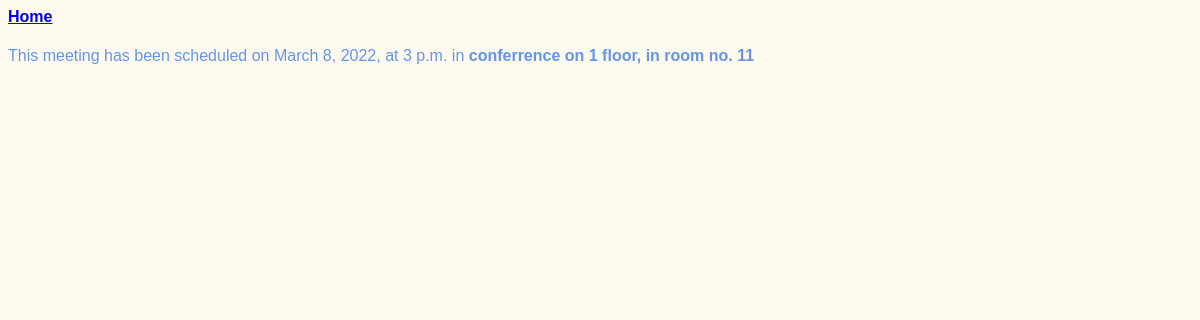
/meetings/3, run on the app's committed database.
### meetings/models.py (models this page shows, shortened)
class Meetings(models.Model):
    title = models.CharField(max_length = 200)
    date = models.DateField()
    start_time = models.TimeField(default = time(9))
    duration = models.IntegerField(default=1)
    room = models.ForeignKey(Room, on_delete=models.CASCADE)

class Room(models.Model):
    name = models.CharField(max_length = 50)
    floor = models.IntegerField(default=0)
    room_number = models.IntegerField(default=0)
    def __str__(self):
        return f"{self.name} on {self.floor} floor, in room no. {self.room_number}"

### meetings/views.py (the view)
# urls.py: path('<int:id>', views.detail, name= 'detail'),
def detail(req, id):
    meeting = get_object_or_404(Meetings, pk = id)
    return render(req, 'meetings/detail.html', {'meeting': meeting})

### meetings/templates/meetings/detail.html (shortened to what this page needs)
{% extends "base.html" %}
{% block content %}
    <strong>
        <a href="{% url 'welcome' %}">
            Home
        </a>
    </strong>
    <p>
        This meeting has been scheduled on {{meeting.date}}, at {{meeting.start_time}} in
        <strong>
            {{meeting.room}}
        </strong>
    </p>
{% endblock %}

### website/static/website/style.css (style rules this page uses)
body { font-family: sans-serif; color: cornflowerblue; background-color: floralwhite; }
a { text-decoration: underline; font-weight: 700; }

### data on the page
Meetings: date "March 8, 2022", start_time "3 p.m.", room "conferrence on 1 floor, in room no. 11"
